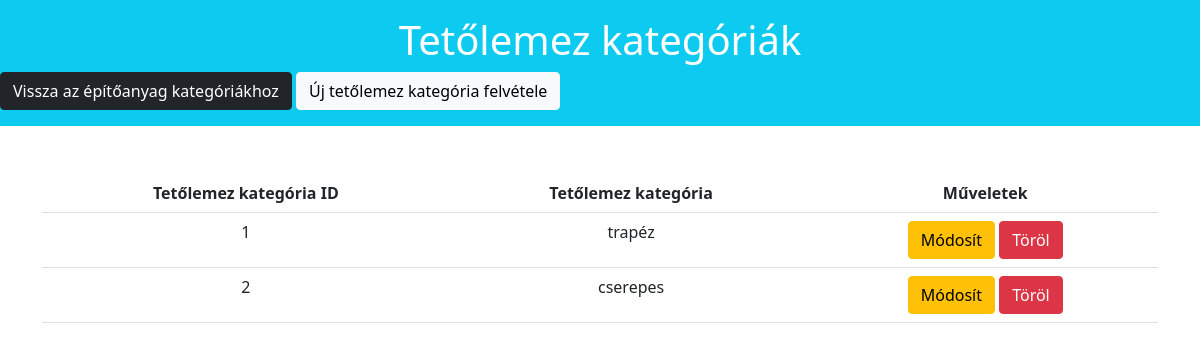
Page /Login/app/index.php?controller=roofplateCategory&action=list (signed in) on the committed database.
### tables this page shows
CREATE TABLE `roofplate_category` (
  `roofplateCategoryID` int(11) NOT NULL,
  `roofplateCategoryName` varchar(100) NOT NULL
);

### Login/app/controller/RoofplateCategoryController.php (called while the page is built, shortened)
<?php
require_once('model\RoofplateCategoryDao.php');
class RoofplateCategoryController {
    public function load($view, $data=[]){
        extract($data);
        include("view/roofplateCategory/{$view}.php");
        return $data;
    }
    public function listAllRoofplateCategory(){
        $roofplateCategoryDaoObj = new RoofplateCategoryDao();
        $roofplateCategories = $roofplateCategoryDaoObj->getAllRoofplateCategory();
        return $this->load('list', [
            'roofplateCategories' => $roofplateCategories,
        ]);
    }
}
?>

### Login/app/model/RoofplateCategoryDao.php (called while the page is built, shortened)
<?php
class RoofplateCategoryDao {
 public function getAllRoofplateCategory(){
        $dbObj = new Db();
        $conn = $dbObj->getConnection();
        $statement = $conn->prepare("SELECT * FROM roofplate_category ORDER BY roofplateCategoryID");
        $statement->setFetchMode(\PDO::FETCH_OBJ);
        $statement->execute();
        return $statement->fetchAll();
    }
}
?>

### Login/app/view/roofplateCategory/list.php (the view)
<div class="row">
    <div class="jumbotron bg-info text-white pt-3 pb-3">
        <h1 class="display3 text-center">Tetőlemez kategóriák</h1>
        <a href="index.php" class="btn btn-dark">Vissza az építőanyag kategóriákhoz</a>
        <a href="index.php?controller=roofplateCategory&action=create" class="btn btn-light text-blue">Új tetőlemez kategória felvétele</a>
    </div>
</div>
<div class="container">
    <table class="table table-hover mt-5 text-center">
        <tr>
            <th>Tetőlemez kategória ID</th>
            <th>Tetőlemez kategória</th>
            <th>Műveletek</th>
        </tr>
        <?php
            foreach ($roofplateCategories as $roofplateCategory) {
               echo "<tr>";
                    echo "<td>" .$roofplateCategory->roofplateCategoryID . "</td>";
                    echo "<td>" .$roofplateCategory->roofplateCategoryName ."</td>";
                    echo "<td>";
                        echo "<a class='btn btn-warning' href='index.php?controller=roofplateCategory&action=edit&roofplateCategoryID=$roofplateCategory->roofplateCategoryID'> Módosít </a> ";
                        echo "<a class='btn btn-danger' href='index.php?controller=roofplateCategory&action=delete&roofplateCategoryID=$roofplateCategory->roofplateCategoryID'> Töröl </a>";
                    echo "</td>";
               echo "</tr>";
            }
        ?>
    </table>
</div>

### rows in the picture
roofplate_category: roofplateCategoryID "1", roofplateCategoryName "trapéz"
roofplate_category: roofplateCategoryID "2", roofplateCategoryName "cserepes"
